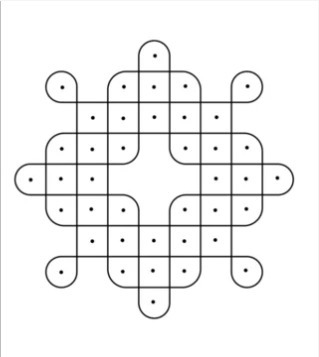
#> input picture experiment/sample3.png, 319 x 357 px
$ python main.py
#> lines starting #> are read from the running program, lines starting #| are printed output that depends on the picture; after the words box and inside, x2 and y2 are one past the last pixel; in counts of white or black regions, pixels touching at a corner belong together
### experiment/kolam_extractor_fixed.py
#!/usr/bin/env python3
"""
Kolam Feature Extractor - OpenCV Implementation (Fixed Version)
SIH 2025 Problem Statement ID 25107

Fixed version that handles Unicode encoding issues properly.
"""

import cv2
import numpy as np
import json
import math
from collections import defaultdict
import argparse

class KolamFeatureExtractor:
    """
    Main class for extracting features from Kolam patterns using OpenCV
    """

    def __init__(self):
        self.image = None
        self.gray = None
        self.binary = None
        self.features = {}

    def load_image(self, image_path):
        """Load and validate the input image"""
#> called with image_path = 'sample3.png'
        try:
            self.image = cv2.imread(image_path)
#> self.image is the input picture: shape (357, 319, 3); min 0, max 255, mean 243.7
            if self.image is None:
                raise ValueError(f"Could not load image: {image_path}")

            self.gray = cv2.cvtColor(self.image, cv2.COLOR_BGR2GRAY)
            print(f"Image loaded successfully: {self.gray.shape}")
#| Image loaded successfully: (357, 319)
            return True

        except Exception as e:
            print(f"Error loading image: {e}")
            return False

    def preprocess_image(self):
        """Preprocess image for optimal feature extraction"""
        # Step 1: Reduce noise
        blurred = cv2.GaussianBlur(self.gray, (5, 5), 0)

        # Step 2: Adaptive thresholding for varying lighting conditions
        self.binary = cv2.adaptiveThreshold(
            blurred, 255, cv2.ADAPTIVE_THRESH_GAUSSIAN_C,
            cv2.THRESH_BINARY_INV, 11, 2
        )
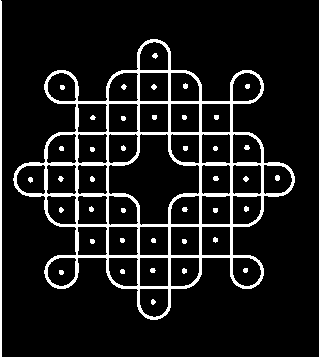
#> self.binary: shape (357, 319); 10.1% white; 42 white regions, largest, box (x1, y1, x2, y2) and area: (13, 39, 295, 320) 9854, (0, 0, 2, 357) 713, (275, 175, 280, 181) 26

        # Step 3: Morphological operations to clean up
        kernel = np.ones((3, 3), np.uint8)
        self.binary = cv2.morphologyEx(self.binary, cv2.MORPH_CLOSE, kernel)
#> self.binary: shape (357, 319); 10.2% white; 42 white regions, largest, box (x1, y1, x2, y2) and area: (13, 39, 295, 320) 9963, (0, 0, 2, 357) 714, (275, 175, 280, 181) 26
        self.binary = cv2.morphologyEx(self.binary, cv2.MORPH_OPEN, kernel)
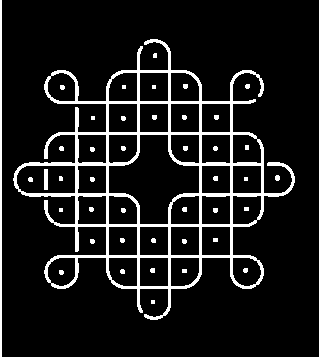
#> self.binary: shape (357, 319); 10% white; 43 white regions (8 under 20 px), largest, box (x1, y1, x2, y2) and area: (13, 39, 295, 320) 9769, (0, 0, 2, 357) 714, (44, 169, 48, 190) 84

        print("Image preprocessing completed")
        return self.binary

    def detect_dots(self):
        """Detect dots (pulli) in Kolam patterns using HoughCircles"""
        circles = cv2.HoughCircles(
            self.gray,
            cv2.HOUGH_GRADIENT,
            dp=1,
            minDist=20,
            param1=50,
            param2=30,
            minRadius=3,
            maxRadius=30
        )
#> circles = 20 rows, first 8: [246.5, 86.5, 16.3], [246.5, 271.5, 16.3], [60.5, 86.5, 16.3], [60.5, 271.5, 16.3], [153.5, 302.5, 16.3], [153.5, 55.5, 16.3], [184.5, 209.5, 16.3], [277.5, 179.5, 16.6]

        dots = []
        if circles is not None:
            circles = np.round(circles[0, :]).astype("int")
#> circles = 20 rows, first 8: [246, 86, 16], [246, 272, 16], [60, 86, 16], [60, 272, 16], [154, 302, 16], [154, 56, 16], [184, 210, 16], [278, 180, 17]
            for (x, y, r) in circles:
                dots.append({
                    'center': (int(x), int(y)),
                    'radius': int(r),
                    'area': math.pi * r * r
                })
#> this loop made 20 passes
#> after the loop, dots = 20 items

        self.features['dots'] = dots
        print(f"Detected {len(dots)} dots")
#| Detected 20 dots
        return dots

    def detect_lines(self):
        """Detect straight lines using Hough Transform"""
        edges = cv2.Canny(self.binary, 50, 150, apertureSize=3)
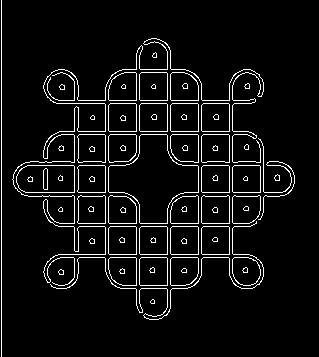
#> edges: shape (357, 319); 6% white in thin lines or dots

        lines = cv2.HoughLinesP(
            edges,
            rho=1,
            theta=np.pi/180,
            threshold=30,
            minLineLength=20,
            maxLineGap=10
        )
#> lines = 51 rows, first 6: [1, 356, 1, 0], [167, 314, 167, 208], [105, 271, 105, 87], [59, 131, 248, 131], [182, 165, 288, 165], [58, 254, 249, 254]

        line_segments = []
        if lines is not None:
            for line in lines:
                x1, y1, x2, y2 = line[0]
                length = np.sqrt((x2-x1)**2 + (y2-y1)**2)
                angle = np.degrees(np.arctan2(y2-y1, x2-x1))

                line_segments.append({
                    'start': (int(x1), int(y1)),
                    'end': (int(x2), int(y2)),
                    'length': float(length),
                    'angle': float(angle)
                })
#> this loop made 51 passes
#> (x1, y1, x2, y2, length, angle) on passes 1 to 8: (1, 356, 1, 0, 356, -90), (167, 314, 167, 208, 106, -90), (105, 271, 105, 87, 184, -90), (59, 131, 248, 131, 189, 0), (182, 165, 288, 165, 106, 0), (58, 254, 249, 254, 191, 0), (229, 275, 229, 83, 192, -90), (232, 281, 232, 77, 204, -90)
#> after the loop, line_segments = 51 items

        self.features['lines'] = line_segments
        print(f"Detected {len(line_segments)} line segments")
#| Detected 51 line segments
        return line_segments

    def detect_contours(self):
        """Detect and analyze contours for shape recognition"""
        contours, hierarchy = cv2.findContours(
            self.binary, cv2.RETR_EXTERNAL, cv2.CHAIN_APPROX_SIMPLE
        )
#> contours = 10 contours, 8 with area under 20; largest, box (x1, y1, x2, y2) and area: (13, 39, 295, 320) 36829, (0, 0, 2, 357) 356

        shapes = []
        for contour in contours:
            area = cv2.contourArea(contour)
            if area < 50:  # Filter out small noise
                continue

            # Approximate contour to polygon
            perimeter = cv2.arcLength(contour, True)
            approx = cv2.approxPolyDP(contour, 0.02 * perimeter, True)

            # Calculate centroid
            M = cv2.moments(contour)
            if M['m00'] != 0:
                cx = int(M['m10'] / M['m00'])
                cy = int(M['m01'] / M['m00'])
            else:
                cx = cy = 0

            # Classify shape based on vertices
            vertices = len(approx)
            if vertices == 3:
                shape_type = "triangle"
            elif vertices == 4:
                shape_type = "quadrilateral"
            elif vertices > 8:
                shape_type = "circle"
            else:
                shape_type = f"{vertices}-sided polygon"

            shapes.append({
                'vertices': vertices,
                'area': float(area),
                'perimeter': float(perimeter),
                'centroid': (cx, cy),
                'shape_type': shape_type
            })
#> this loop made 10 passes
#> (contour, area, perimeter, approx, cx, cy, vertices, shape_type) on pass 10: ([[0, 0], [0, 356], [1, 356], [1, 0]], 356, 714, [[0, 0], [1, 356]], 0, 178, 2, '2-sided polygon')
#> after the loop, shapes = 2 items

        self.features['shapes'] = shapes
        print(f"Detected {len(shapes)} shapes")
#| Detected 2 shapes
        return shapes

    def analyze_symmetry(self):
        """Analyze pattern symmetry"""
        if self.binary is None:
            return {}

        height, width = self.binary.shape

        # Horizontal symmetry (top-bottom)
        top_half = self.binary[:height//2, :]
#> top_half: shape (178, 319); 9.9% white; 27 white regions (10 under 20 px), largest, box (x1, y1, x2, y2) and area: (14, 39, 264, 178) 4731, (0, 0, 2, 178) 356, (267, 162, 295, 178) 120
        bottom_half = self.binary[height//2:, :]
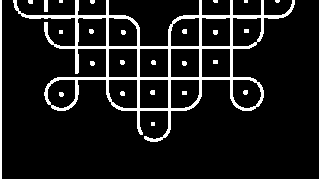
#> bottom_half: shape (179, 319); 10.1% white; 26 white regions (8 under 20 px), largest, box (x1, y1, x2, y2) and area: (13, 0, 295, 142) 4918, (0, 0, 2, 179) 358, (44, 0, 48, 12) 48
        bottom_flipped = np.flipud(bottom_half)
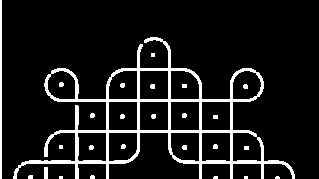
#> bottom_flipped: shape (179, 319); 10.1% white; 26 white regions (8 under 20 px), largest, box (x1, y1, x2, y2) and area: (13, 37, 295, 179) 4918, (0, 0, 2, 179) 358, (44, 167, 48, 179) 48

        min_h = min(top_half.shape[0], bottom_flipped.shape[0])
        horizontal_sim = np.mean(top_half[:min_h, :] == bottom_flipped[:min_h, :])
#> horizontal_sim = 0.937

        # Vertical symmetry (left-right)
        left_half = self.binary[:, :width//2]
#> left_half: shape (357, 159); 11.1% white; 28 white regions (7 under 20 px), largest, box (x1, y1, x2, y2) and area: (13, 46, 159, 313) 4919, (0, 0, 2, 357) 714, (44, 169, 48, 190) 84
        right_half = self.binary[:, width//2:]
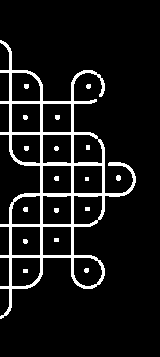
#> right_half: shape (357, 160); 8.9% white; 18 white regions (1 under 20 px), largest, box (x1, y1, x2, y2) and area: (0, 40, 136, 319) 4742, (116, 175, 121, 181) 26, (24, 84, 29, 89) 23
        right_flipped = np.fliplr(right_half)
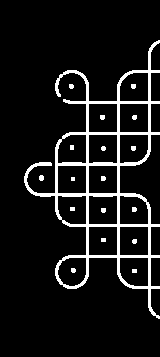
#> right_flipped: shape (357, 160); 8.9% white; 18 white regions (1 under 20 px), largest, box (x1, y1, x2, y2) and area: (24, 40, 160, 319) 4742, (39, 175, 44, 181) 26, (131, 84, 136, 89) 23

        min_w = min(left_half.shape[1], right_flipped.shape[1])
        vertical_sim = np.mean(left_half[:, :min_w] == right_flipped[:, :min_w])
#> vertical_sim = 0.87
#> (the rest of the program and of its run is left out)
